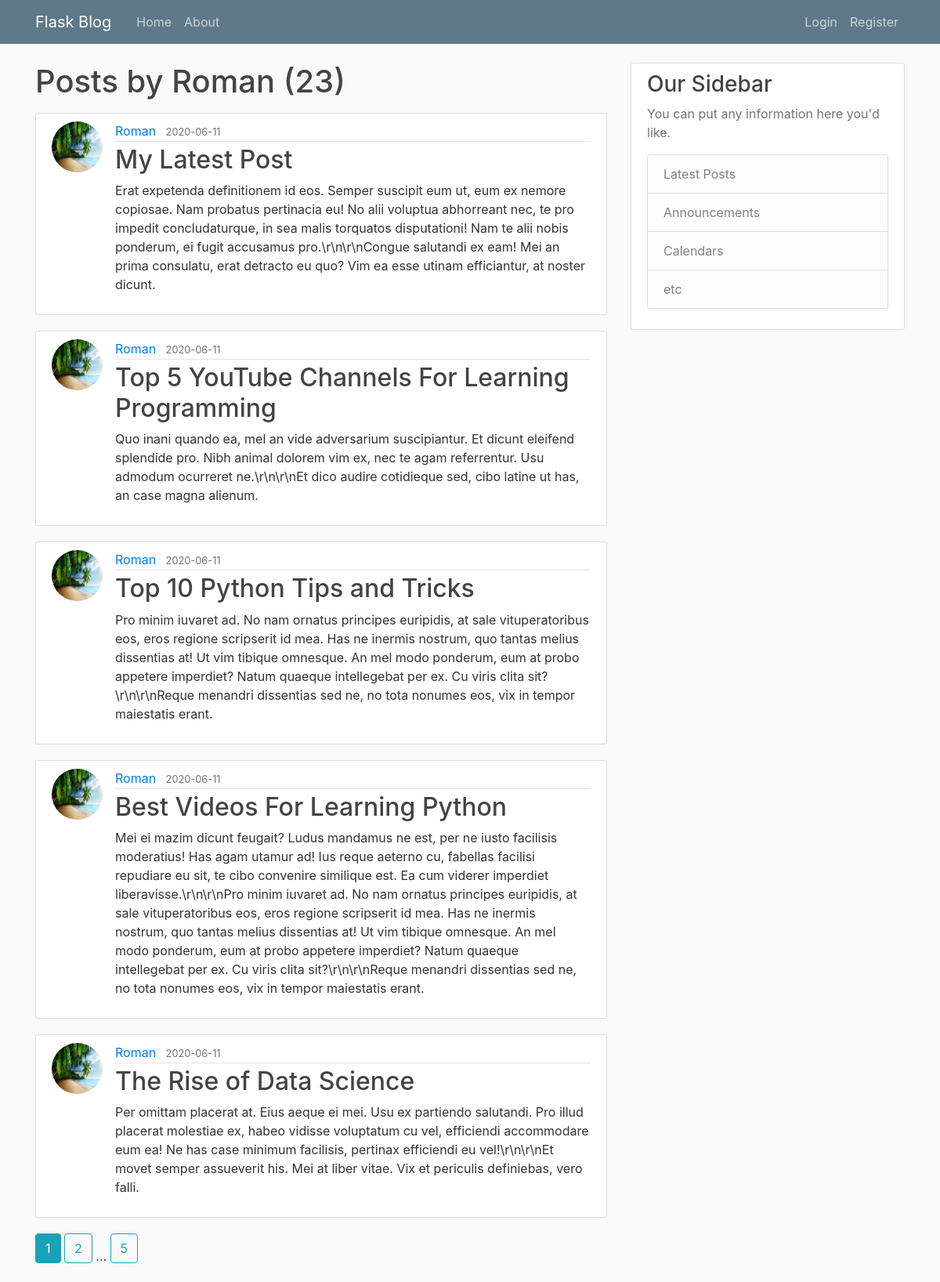
Screenshot of /user/Roman with the database file from the repository.
### flaskblog/models.py (models this page shows, shortened)
class User(db.Model, UserMixin):
    id = db.Column(db.Integer, primary_key=True)
    email = db.Column(db.String(120), unique=True, nullable=False)
    username = db.Column(db.String(20), unique=True, nullable=False)
    image_file = db.Column(db.String(20), nullable=False, default="default.jpg")
    password = db.Column(db.String(60), nullable=False)
    posts = db.relationship('Post', backref='author', lazy=True)

class Post(db.Model):
    id = db.Column(db.Integer, primary_key=True)
    title = db.Column(db.String(100), nullable=False)
    date_posted = db.Column(db.DateTime, nullable=False, default=datetime.utcnow)
    content = db.Column(db.Text, nullable=False)
    user_id = db.Column(db.Integer, db.ForeignKey('user.id'), nullable=False)

### flaskblog/users/routes.py (the view)
@users.route("/user/<string:username>")
def user_posts(username):
    page = request.args.get('page', 1, type=int)
    user = User.query.filter_by(username=username).first_or_404()
    posts = Post.query.filter_by(author=user)\
            .order_by(Post.date_posted.desc())\
            .paginate(page=page, per_page=5)
    return render_template('user_posts.html', user=user, posts=posts)

### flaskblog/templates/user_posts.html
{% extends "layout.html" %}
{% block content %}
    <h1 class="mb-3">Posts by {{ user.username }} ({{ posts.total }})</h1>
    {% for post in posts.items %}
        <article class="media content-section">
          <img class="rounded-circle article-img" src="{{ url_for('static', filename='profile_pics/' + post.author.image_file) }}">
          <div class="media-body">
            <div class="article-metadata">
              <a class="mr-2" href="{{ url_for('users.user_posts', username=post.author.username) }}">{{ post.author.username }}</a>
              <small class="text-muted">{{ post.date_posted.strftime('%Y-%m-%d') }}</small>
            </div>
            <h2><a class="article-title" href="{{ url_for('posts.post', post_id=post.id) }}">{{ post.title }}</a></h2>
            <p class="article-content">{{ post.content }}</p>
          </div>
        </article>
    {% endfor %}
    {% for page_num in posts.iter_pages(left_edge=1, right_edge=1, left_current=1, right_current=2) %}
      {% if page_num %}
        {% if posts.page == page_num %}
          <a class="btn btn-info mb-4" href="{{ url_for('users.user_posts', username=user.username, page=page_num) }}">{{ page_num }}</a>
        {% else %}
          <a class="btn btn-outline-info mb-4" href="{{ url_for('users.user_posts', username=user.username, page=page_num) }}">{{ page_num }}</a>
        {% endif %}
      {% else %}
        ...
      {% endif %}
    {% endfor %}
{% endblock content %}

### flaskblog/static/main.css (style rules this page uses)
body { background: #fafafa; color: #333333; margin-top: 5rem; }
h1, h2, h3, h4, h5, h6 { color: #444444; }
.content-section { background: #ffffff; padding: 10px 20px; border: 1px solid #dddddd; border-radius: 3px; margin-bottom: 20px; }
.article-title { color: #444444; }
.article-content { white-space: pre-line; }
.article-img { height: 65px; width: 65px; margin-right: 16px; }
.article-metadata { padding-bottom: 1px; margin-bottom: 4px; border-bottom: 1px solid #e3e3e3 }

### rows the page displays
User: username "Roman"
Post: image_file (picture), author.username "Roman", date_posted "2020-06-11", title "My Latest Post", content "Erat expetenda definitionem id eos. Semper suscipit eum ut, eum ex nemore copiosae. Nam probatus pertinacia eu! No alii voluptua abhorreant nec, te pro impedit concludaturque, in sea malis torquatos disputationi! Nam te alii nobis ponderum, ei fugit accusamus pro.\\r\\n\\r\\nCongue salutandi ex eam! Mei an prima consulatu, erat detracto eu quo? Vim ea esse utinam efficiantur, at noster dicunt."
Post: image_file (picture), author.username "Roman", date_posted "2020-06-11", title "Top 5 YouTube Channels For Learning Programming", content "Quo inani quando ea, mel an vide adversarium suscipiantur. Et dicunt eleifend splendide pro. Nibh animal dolorem vim ex, nec te agam referrentur. Usu admodum ocurreret ne.\\r\\n\\r\\nEt dico audire cotidieque sed, cibo latine ut has, an case magna alienum."
Post: image_file (picture), author.username "Roman", date_posted "2020-06-11", title "Top 10 Python Tips and Tricks", content "Pro minim iuvaret ad. No nam ornatus principes euripidis, at sale vituperatoribus eos, eros regione scripserit id mea. Has ne inermis nostrum, quo tantas melius dissentias at! Ut vim tibique omnesque. An mel modo ponderum, eum at probo appetere imperdiet? Natum quaeque intellegebat per ex. Cu viris clita sit?\\r\\n\\r\\nReque menandri dissentias sed ne, no tota nonumes eos, vix in tempor maiestatis erant."
Post: image_file (picture), author.username "Roman", date_posted "2020-06-11", title "Best Videos For Learning Python", content "Mei ei mazim dicunt feugait? Ludus mandamus ne est, per ne iusto facilisis moderatius! Has agam utamur ad! Ius reque aeterno cu, fabellas facilisi repudiare eu sit, te cibo convenire similique est. Ea cum viderer imperdiet liberavisse.\\r\\n\\r\\nPro minim iuvaret ad. No nam ornatus principes euripidis, at sale vituperatoribus eos, eros regione scripserit id mea. Has ne inermis nostrum, quo tantas melius dissentias at! Ut vim tibique omnesque. An mel modo ponderum, eum at probo appetere imperdiet? Natum quaeque intellegebat per ex. Cu viris clita sit?\\r\\n\\r\\nReque menandri dissentias sed ne, no tota nonumes eos, vix in tempor maiestatis erant."
Post: image_file (picture), author.username "Roman", date_posted "2020-06-11", title "The Rise of Data Science", content "Per omittam placerat at. Eius aeque ei mei. Usu ex partiendo salutandi. Pro illud placerat molestiae ex, habeo vidisse voluptatum cu vel, efficiendi accommodare eum ea! Ne has case minimum facilisis, pertinax efficiendi eu vel!\\r\\n\\r\\nEt movet semper assueverit his. Mei at liber vitae. Vix et periculis definiebas, vero falli."

### other values shown
{{ posts.total }} "23"
{{ page_num }} "1"
{{ page_num }} "2" "5"
